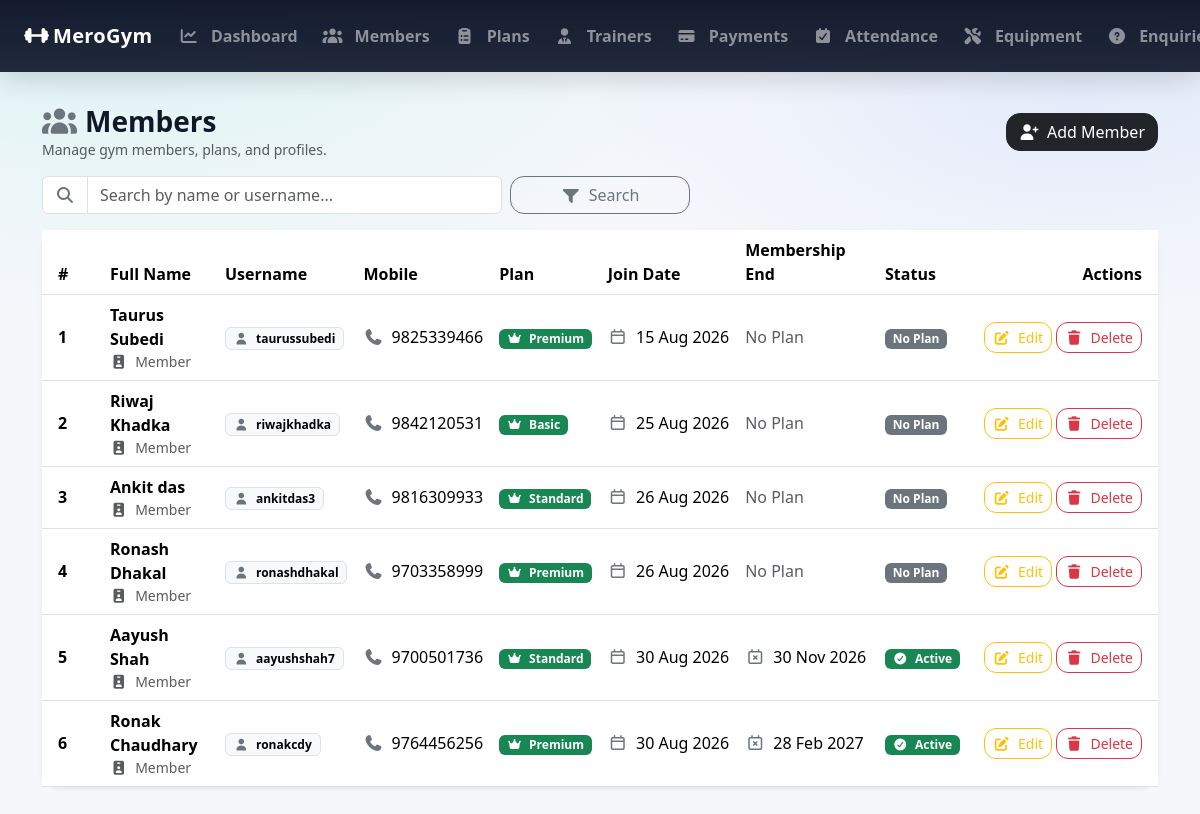
/admin_members/ (signed in), run on the app's committed database.
### GymApp/models.py (models this page shows, shortened)
class MemberProfile(models.Model):
    GENDER_CHOICES = (
        ('MALE', 'Male'),
        ('FEMALE', 'Female'),
        ('OTHER', 'Other'),
    )
    user = models.OneToOneField(settings.AUTH_USER_MODEL, on_delete=models.CASCADE, related_name='member_profile')
    full_name = models.CharField(max_length=100)
    mobile = models.CharField(max_length=15)
    age = models.PositiveIntegerField(null=True, blank=True)
    gender = models.CharField(max_length=10, choices=GENDER_CHOICES, null=True, blank=True)
    address = models.TextField(blank=True)
    join_date = models.DateField(default=timezone.now)
    plan = models.ForeignKey(MembershipPlan,
                             on_delete=models.SET_NULL, # If plan is deleted, set to null
                             null=True, blank=True,
                             related_name='members'
                             )
    trainer = models.ForeignKey(
        Trainer,
        on_delete=models.SET_NULL,  # If trainer is deleted, set to null
        null=True, blank=True,
        related_name='members' # access members via trainer.members
    )
    membership_start = models.DateField(null=True, blank=True)
    membership_end = models.DateField(null=True, blank=True)
    is_membership_active = models.BooleanField(default=True)

class User(AbstractUser):
    ROLE_CHOICES = [
        ('ADMIN', 'Admin'),
        ('MEMBER', 'Member'),
    ]
    role = models.CharField(max_length=20, choices=ROLE_CHOICES, default='MEMBER')

class MembershipPlan(models.Model):
    name = models.CharField(max_length=100)
    duration_months = models.PositiveIntegerField()
    fee = models.PositiveIntegerField()
    description = models.TextField(blank=True)

### GymApp/views.py (the view)
    def wrapper(request, *args, **kwargs):
        if not request.user.is_authenticated or getattr(request.user, 'role', None) != 'ADMIN':
            messages.error(request, 'You must be logged in as an admin to access this page.')
            return redirect('admin_login')  # Redirect to the admin login page
        return view_func(request, *args, **kwargs)

### GymApp/views.py (called while the page is built)
def admin_required(view_func):
    def wrapper(request, *args, **kwargs):
        if not request.user.is_authenticated or getattr(request.user, 'role', None) != 'ADMIN':
            messages.error(request, 'You must be logged in as an admin to access this page.')
            return redirect('admin_login')  # Redirect to the admin login page
        return view_func(request, *args, **kwargs)
    return wrapper

@admin_required
def admin_members_list(request):
    search = request.GET.get('search', '')
    members = MemberProfile.objects.all().select_related('user', 'plan')
    if search:
        members = members.filter(full_name__icontains=search)
    return render(request, 'admin_members_list.html', {'members': members, 'search' : search, 'today': timezone.now().date()})

### GymApp/templates/admin_members_list.html (shortened to what this page needs)
{% extends 'base.html' %} {% block title %}Members - Admin{% endblock %}
{% block content %}
<div
  class="d-flex flex-wrap justify-content-between align-items-center gap-2 mb-3"
>
  <div>
    <h3 class="mb-0 fw-bold">
      <i class="fa-solid fa-users me-2 text-secondary"></i>Members
    </h3>
    <div class="text-muted small">Manage gym members, plans, and profiles.</div>
  </div>
  <a
    href="{% url 'admin_member_add' %}"
    class="btn btn-dark"
    style="border-radius: 14px"
  >
    <i class="fa-solid fa-user-plus me-2"></i>Add Member
  </a>
</div>
<form method="get" class="row g-2 align-items-center mb-3">
  <div class="col-12 col-md-6 col-lg-5">
    <div class="input-group">
      <span class="input-group-text bg-white">
        <i class="fa-solid fa-magnifying-glass text-secondary"></i>
      </span>
      <input
        type="text"
        name="search"
        value="{{ search }}"
        class="form-control"
        placeholder="Search by name or username..."
      />
    </div>
  </div>
  <div class="col-12 col-md-3 col-lg-2">
    <button class="btn btn-outline-secondary w-100" style="border-radius: 14px">
      <i class="fa-solid fa-filter me-2"></i>Search
    </button>
  </div>
</form>
<div class="card border-0 shadow-sm" style="border-radius: 18px">
  <div class="card-body p-0">
    <div class="table-responsive">
      <table class="table table-hover align-middle mb-0">
        <thead style="background: rgba(15, 23, 42, 0.98); color: #fff">
          <tr>
            <th class="ps-3" style="width: 60px">#</th>
            <th>Full Name</th>
            <th>Username</th>
            <th>Mobile</th>
            <th>Plan</th>
            <th>Join Date</th>
            <th>Membership End</th>
            <th>Status</th>
            <th class="text-end pe-3" style="width: 190px">Actions</th>
          </tr>
        </thead>
        <tbody>
          {% for m in members %}
          <tr>
            <td class="ps-3 fw-semibold">{{ forloop.counter }}</td>
            <td>
              <div class="fw-semibold">{{ m.full_name }}</div>
              <div class="small text-muted">
                <i class="fa-solid fa-id-badge me-1"></i>
                Member
              </div>
            </td>
            <td>
              <span class="badge text-bg-light border">
                <i class="fa-solid fa-user me-1 text-secondary"></i>
                {{ m.user.username }}
              </span>
            </td>
            <td>
              {% if m.mobile %}
              <span class="text-nowrap">
                <i class="fa-solid fa-phone me-1 text-secondary"></i>
                {{ m.mobile }}
              </span>
              {% else %}
              <span class="text-muted">-</span>
              {% endif %}
            </td>
            <td>
              {% if m.plan %}
              <span class="badge text-bg-success">
                <i class="fa-solid fa-crown me-1"></i>
                {{ m.plan.name }}
              </span>
              {% else %}
              <span class="text-muted">-</span>
              {% endif %}
            </td>
            <td class="text-nowrap">
              {% if m.join_date %}
              <i class="fa-regular fa-calendar me-1 text-secondary"></i>
              {{ m.join_date|date:"d M Y" }} {% else %}
              <span class="text-muted">-</span>
              {% endif %}
            </td>
            <td class="text-nowrap">
              {% if m.membership_end %}
              <i class="fa-regular fa-calendar-xmark me-1 text-secondary"></i>
              {{ m.membership_end|date:"d M Y" }} {% else %}
              <span class="text-muted"> No Plan </span>
              {% endif %}
            </td>
            <td>
              {% if m.membership_end %} {% if m.membership_end < today %}
              <span class="badge text-bg-danger">
                <i class="fa-solid fa-circle-xmark me-1"></i>
                Expired
              </span>
              {% elif m.is_membership_active %}
              <span class="badge text-bg-success">
                <i class="fa-solid fa-circle-check me-1"></i>
                Active
              </span>
              {% else %}
              <span class="badge text-bg-secondary">
                <i class="fa-solid fa-circle-pause me-1"></i>
                Inactive
              </span>
              {% endif %} {% else %}
              <span class="badge text-bg-secondary"> No Plan </span>
              {% endif %}
            </td>
            <td class="text-end pe-3">
              <a
                href="{% url 'admin_member_edit' m.id %}"
                class="btn btn-sm btn-outline-warning"
                style="border-radius: 12px"
              >
                <i class="fa-solid fa-pen-to-square me-1"></i>
                Edit
              </a>
              <form
                action="{% url 'admin_member_delete' m.id %}"
                method="post"
                class="d-inline-block"
              >
                <button
                  type="submit"
                  class="btn btn-sm btn-outline-danger"
                  style="border-radius: 12px"
                  onclick="return confirm('Delete this member?');"
                >
                  <i class="fa-solid fa-trash me-1"></i>
                  Delete
                </button>
              </form>
            </td>
          </tr>
          {% endfor %}
        </tbody>
      </table>
    </div>
  </div>
</div>
{% endblock %}

### GymApp/templates/base.html (style rules this page uses)
:root { --brand: #00d1b2; --dark-2: #0f172a; --card: #ffffff; --muted: #6b7280; }
html { margin: 0; padding: 0; }
body { margin: 0 !important; padding: 0 !important; background: radial-gradient( 1200px 600px at 10% 0%, rgba(0, 209, 178, 0.1), transparent 55% ), radial-gradient( 900px 450px at 90% 10%, rgba(59, 130, 246, 0.1), transparent 55% ), #f6f7fb; color: #111827; }

### data on the page
MemberProfile: full_name "Taurus Subedi", user.username "taurussubedi", mobile "9825339466", plan.name "Premium", join_date "15 Aug 2026", shows "No Plan"
MemberProfile: full_name "Riwaj Khadka", user.username "riwajkhadka", mobile "9842120531", plan.name "Basic", join_date "25 Aug 2026", shows "No Plan"
MemberProfile: full_name "Ankit das", user.username "ankitdas3", mobile "9816309933", plan.name "Standard", join_date "26 Aug 2026", shows "No Plan"
MemberProfile: full_name "Ronash Dhakal", user.username "ronashdhakal", mobile "9703358999", plan.name "Premium", join_date "26 Aug 2026", shows "No Plan"
MemberProfile: full_name "Aayush Shah", user.username "aayushshah7", mobile "9700501736", plan.name "Standard", join_date "30 Aug 2026", membership_end "30 Nov 2026", is_membership_active True (drawn)
MemberProfile: full_name "Ronak Chaudhary", user.username "ronakcdy", mobile "9764456256", plan.name "Premium", join_date "30 Aug 2026", membership_end "28 Feb 2027", is_membership_active True (drawn)
